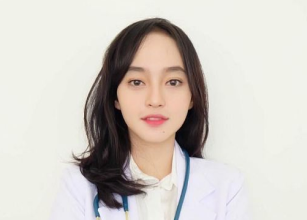
#> input picture 1207070085_Naufal Tsany Qadamushdiqi/image/img-doc2.png, 307 x 220 px
$ python 7-1.py
#> lines starting #> are read from the running program, lines starting #| are printed output that depends on the picture
# Import library yang digunakan
import numpy as np
import matplotlib.pyplot as plt
import cv2

img = cv2.imread("image/img-doc2.png", 0) # Membaca gambar dan convert ke grayscale
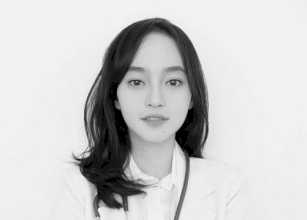
#> img: shape (220, 307); min 0, max 245, mean 203.7
image_equalized = cv2.equalizeHist(img) # Menambahkan histogram
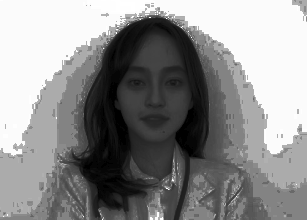
#> image_equalized: shape (220, 307); min 0, max 255, mean 140.8

# Membuat objek CLAHE dengan batas keterbatasan kontras sebesar 2 dan ukuran grid tile 8x8
clahe = cv2.createCLAHE(clipLimit=2, tileGridSize=(8,8))
# Mengaplikasikan CLAHE ke gambar asli
image_clahe = clahe.apply(img)
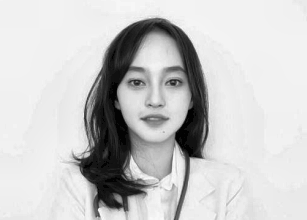
#> image_clahe: shape (220, 307); min 1, max 250, mean 201.5

# Membuat array kosong untuk gambar
image_cs = np.zeros((img.shape[0],img.shape[1]),dtype = 'uint8')

min = np.min(img) # Minimum contrass
#> min = 0
max = np.max(img) # Maksimum contrass
#> max = 245

for i in range(img.shape[0]): # Deteksi baris
    for j in range(img.shape[1]): # Deteksi kolom
        image_cs[i,j] = 255*(img[i,j]-min)/(max-min) # Melakukan contrass stretching

copyCamera = img.copy().astype(float)

m1,n1 = copyCamera.shape # Memberikan variable baru untuk shape kolom dan baris
#> m1 = 220; n1 = 307
output1 = np.empty([m1, n1]) # Memberikan array kosong

for baris in range(0, m1-1): # Membaca baris pada matrix
    for kolom in range(0, n1-1): # Membaca kolom pada matrix
        a1 = baris # Mendklarasikan variable baris
        b1 = kolom # Mendeklarasikan variable kolom
        output1[a1, b1] = copyCamera[baris, kolom] * 1.9 # Dikalikan dengan nilai konstanta

fig, axes = plt.subplots(5, 2, figsize=(10, 10)) # Membuat subplot
ax = axes.ravel() # Mendeklarasikan axis pada plt

ax[0].imshow(img, cmap=plt.cm.gray) # Membuat subplot 1
ax[0].set_title("Citra Input") # Membuat judul subplot 1
ax[1].hist(img.ravel(), bins=256) # Membuat subplot 2
ax[1].set_title('Histogram Input') # Membuat judul subplot 2

ax[2].imshow(image_equalized, cmap=plt.cm.gray) # Membuat subplot 3
ax[2].set_title("Citra Output HE") # Membuat judul subplot 3
ax[3].hist(image_equalized.ravel(), bins=256) # Membuat subplot 4
ax[3].set_title('Histogram Output HE Method') # Membuat judul subplot 4

ax[4].imshow(image_cs, cmap=plt.cm.gray) # Membuat subplot 5
ax[4].set_title("Citra Output CS") # Membuat judul subplot 5
ax[5].hist(image_cs.ravel(), bins=256) # Membuat subplot 6
ax[5].set_title('Histogram Output CS Method') # Membuat judul subplot 6

ax[6].imshow(image_clahe, cmap=plt.cm.gray) # Membuat subplot 7
ax[6].set_title("Citra Grayscale CLAHE") # Membuat judul subplot 7
ax[7].hist(image_clahe.ravel(), bins=256) # Membuat subplot 8
ax[7].set_title('Histogram Output CLAHE Method') # Membuat judul subplot 8

ax[8].imshow(output1, cmap=plt.cm.gray) # Membuat subplot 9
ax[8].set_title("Citra Grayscale Perkalian Konstanta") # Membuat judul subplot 9
ax[9].hist(output1.ravel(), bins=256) # Membuat subplot 10
ax[9].set_title('Histogram Output Perkalian Konstanta Method') # Membuat judul subplot 10

# Menampilkan grafik/subplot
fig.tight_layout()
plt.show()
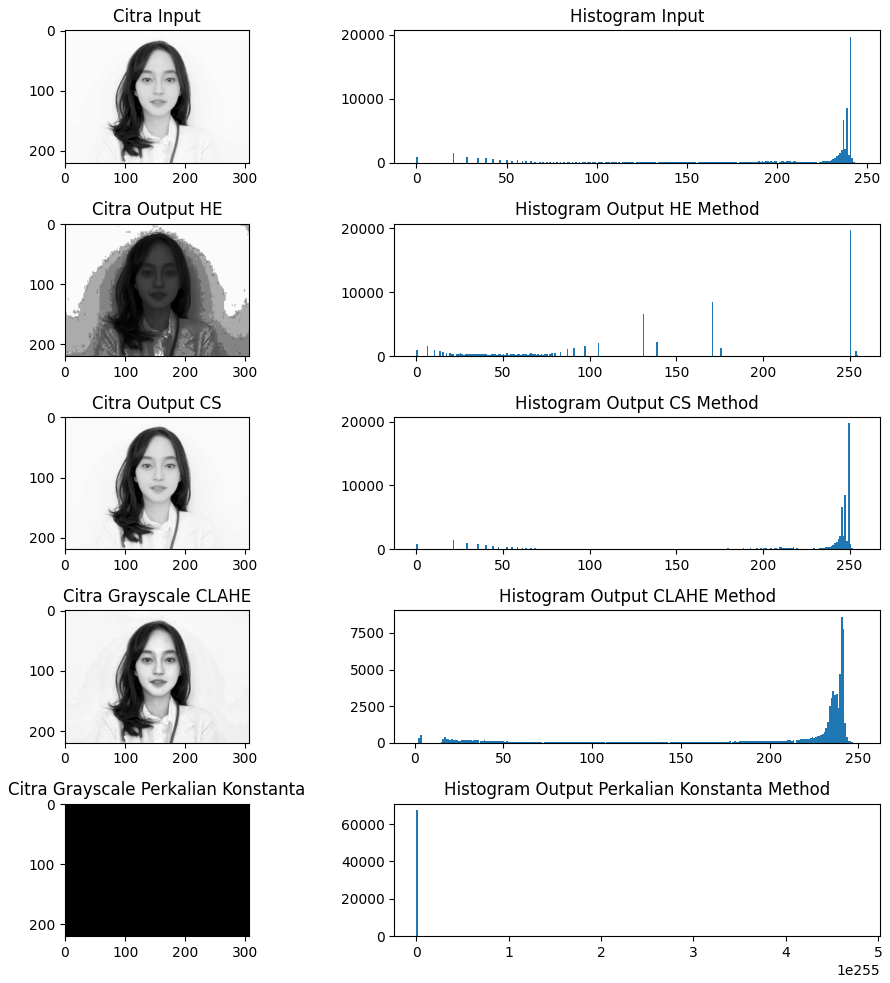
#> figure drawn by matplotlib, 10 panels; panel 2: tallest bar 19717 high, from x = 240.2 to 241.2; panel 4: tallest bar 19717 high, from x = 250 to 251; panel 6: tallest bar 19717 high, from x = 249 to 250; panel 8: tallest bar 8606 high, from x = 240.3 to 241.2
